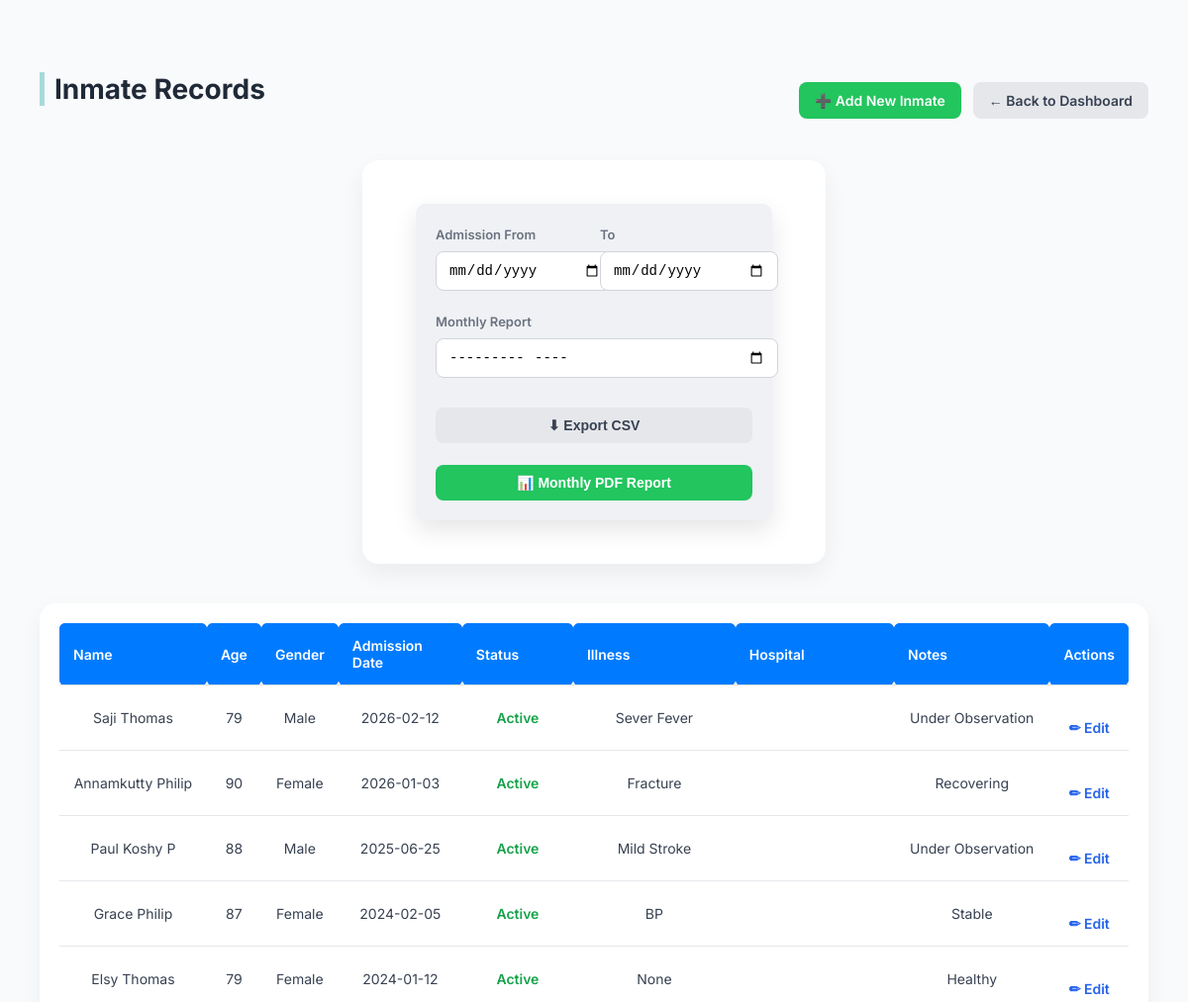
The page /admin/inmates (signed in, upper part) on the database as committed earlier.
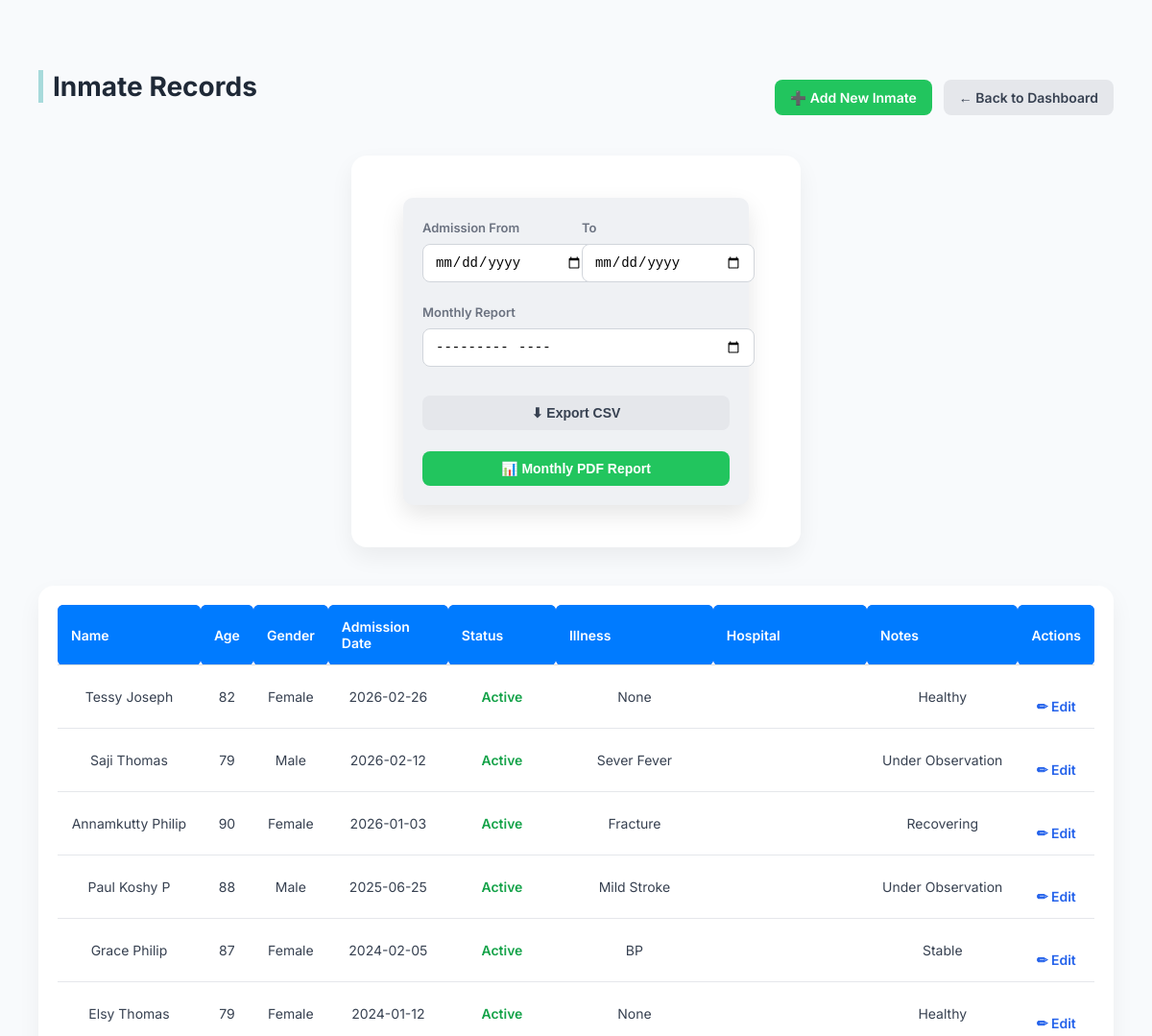
The same page on the database as committed later.
### tables this page shows
CREATE TABLE inmates(
        id INTEGER PRIMARY KEY AUTOINCREMENT,
        name TEXT,
        age INTEGER,
        gender TEXT,
        admission_date TEXT,
        status TEXT,
        illness TEXT,
        hospital_details TEXT,
        notes TEXT,
        date_of_death TEXT,
        previous_status TEXT,
        status_updated_date TEXT
    );

### app.py (the view)
@app.route("/admin/inmates")
def view_inmates():
    if "admin" not in session:
        return redirect("/")
    db = get_db()
    inmates = db.execute(
        "SELECT * FROM inmates ORDER BY admission_date DESC"
    ).fetchall()
    return render_template("inmates.html", inmates=inmates)

### app.py (called while the page is built)
def get_db():
    conn = sqlite3.connect(DB)
    conn.row_factory = sqlite3.Row
    return conn

### templates/inmates.html (shortened to what this page needs)
<!DOCTYPE html>
<html lang="en">
<head>
    <link rel="stylesheet" href="{{ url_for('static', filename='style.css') }}">
</head>
<body>
<div class="container">
    <div class="page-header">
        <h2>Inmate Records</h2>
        <div class="header-actions">
            <a href="/admin/inmates/add" class="action-btn">➕ Add New Inmate</a>
            <a href="/admin" class="action-btn secondary">← Back to Dashboard</a>
        </div>
    </div>
    <div class="filter-card">
        <form method="GET" class="filter-form">
            <div style="flex:1">
                <label>Admission From</label>
                <input type="date" name="from_date">
            </div>
            <div style="flex:1">
                <label>To</label>
                <input type="date" name="to_date">
            </div>
            <div style="flex:1">
                <label>Monthly Report</label>
                <input type="month" name="month">
            </div>
            <button formaction="/admin/export/inmates/csv" class="action-btn secondary">
                ⬇ Export CSV
            </button>
            <button formaction="/admin/export/monthly-report/pdf" class="action-btn">
                📊 Monthly PDF Report
            </button>
        </form>
    </div>
    <div class="table-wrapper">
        <table class="inmate-table">
            <thead>
                <tr>
                    <th>Name</th>
                    <th>Age</th>
                    <th>Gender</th>
                    <th>Admission Date</th>
                    <th>Status</th>
                    <th>Illness</th>
                    <th>Hospital</th>
                    <th>Notes</th>
                    <th>Actions</th>
                </tr>
            </thead>
            <tbody>
            {% for inmate in inmates %}
                <tr>
                    <td>{{ inmate['name'] }}</td>
                    <td>{{ inmate['age'] }}</td>
                    <td>{{ inmate['gender'] }}</td>
                    <td>{{ inmate['admission_date'] }}</td>
                    <td>
                        {% if inmate['status'] == 'Active' %}
                            <span style="color:#16a34a; font-weight:600;">Active</span>
                        {% elif inmate['status'] == 'Discharged' %}
                            <span style="color:#f59e0b; font-weight:600;">Discharged</span>
                        {% elif inmate['status'] == 'Hospitalized' %}
                            <span style="color:#2563eb; font-weight:600;">Hospitalized</span>
                        {% else %}
                            <span style="color:#dc2626; font-weight:600;">Deceased</span>
                        {% endif %}
                    </td>
                    <td>{{ inmate['illness'] }}</td>
                    <td>{{ inmate['hospital_details'] }}</td>
                    <td>{{ inmate['notes'] }}</td>
                    <td>
                        <a href="/admin/edit-inmate/{{ inmate['id'] }}" class="edit-btn">
                            ✏ Edit
                        </a>
                    </td>
                </tr>
            {% endfor %}
            </tbody>
        </table>
    </div>
</div>
</body>
</html>

Rows that differ between the two databases and show on the page:
added inmates: name "Tessy Joseph", age "82", gender "Female", admission_date "2026-02-26", status "Active", illness "None", notes "Healthy"
